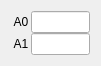
  <widget class="QWidget" name="gridLayoutWidget_8">
   <property name="geometry">
    <rect>
     <x>420</x>
     <y>240</y>
     <width>101</width>
     <height>46</height>
    </rect>
   </property>
   <layout class="QGridLayout" name="gridLayout_7">
    <property name="spacing">
     <number>0</number>
    </property>
    <item row="1" column="0">
     <widget class="QLabel" name="label_71">
      <property name="sizePolicy">
       <sizepolicy hsizetype="Minimum" vsizetype="Minimum">
        <horstretch>0</horstretch>
        <verstretch>0</verstretch>
       </sizepolicy>
      </property>
      <property name="minimumSize">
       <size>
        <width>20</width>
        <height>0</height>
       </size>
      </property>
      <property name="text">
       <string>A1</string>
      </property>
      <property name="alignment">
       <set>Qt::AlignCenter</set>
      </property>
     </widget>
    </item>
    <item row="0" column="1">
     <widget class="QLineEdit" name="LE_TA_IN_0">
      <property name="sizePolicy">
       <sizepolicy hsizetype="Expanding" vsizetype="Expanding">
        <horstretch>0</horstretch>
        <verstretch>0</verstretch>
       </sizepolicy>
      </property>
     </widget>
    </item>
    <item row="0" column="0">
     <widget class="QLabel" name="label_74">
      <property name="sizePolicy">
       <sizepolicy hsizetype="Minimum" vsizetype="Minimum">
        <horstretch>0</horstretch>
        <verstretch>0</verstretch>
       </sizepolicy>
      </property>
      <property name="minimumSize">
       <size>
        <width>20</width>
        <height>0</height>
       </size>
      </property>
      <property name="text">
       <string>A0</string>
      </property>
      <property name="alignment">
       <set>Qt::AlignCenter</set>
      </property>
     </widget>
    </item>
    <item row="1" column="1">
     <widget class="QLineEdit" name="LE_TA_IN_1">
      <property name="sizePolicy">
       <sizepolicy hsizetype="Expanding" vsizetype="Expanding">
        <horstretch>0</horstretch>
        <verstretch>0</verstretch>
       </sizepolicy>
      </property>
     </widget>
    </item>
   </layout>
  </widget>
